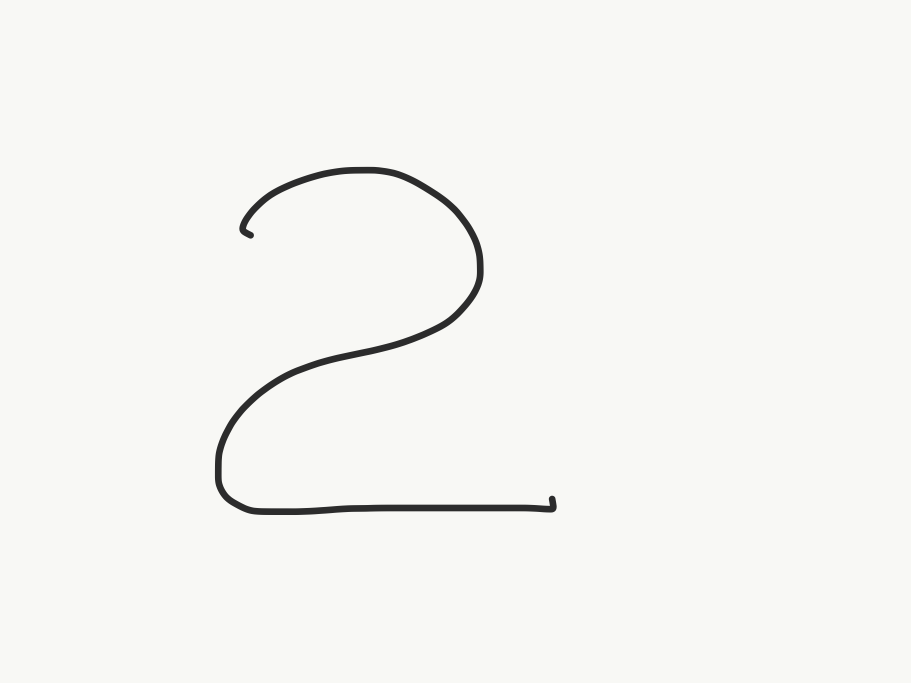
#> input picture my2.png, 2732 x 2048 px (shown at 1/3 size)
$ jupyter execute Untitled10.ipynb
#> lines starting #> are read from the running program, lines starting #| are printed output that depends on the picture
[cell 1]
import matplotlib.pyplot as plt

# 手書きデータを読み込む
from sklearn import datasets
digits = datasets.load_digits()

# 15個連続で出力する
for i in range(15):
    plt.subplot(3, 5, i+1)
    plt.axis("off")
    plt.title(str(digits.target[i]))
    plt.imshow(digits.images[i], cmap="gray")

plt.show()
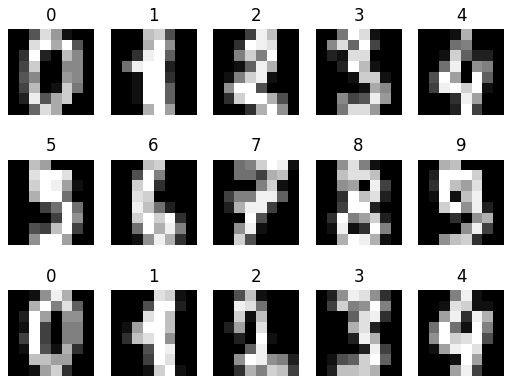
#> figure drawn by matplotlib, 15 panels

[cell 2]
import matplotlib.pyplot as plt

# 手書きデータを読み込む
from sklearn import datasets
digits = datasets.load_digits()

# 15個連続で出力する
for i in range(15):
    plt.subplot(3, 5, i+1)
    plt.axis("off")
    plt.title(str(digits.target[i]))
    plt.imshow(digits.images[i], cmap="gray")

plt.show()

[cell 3]
d0 = digits.images[0]
plt.imshow(d0, cmap="gray")
plt.show()
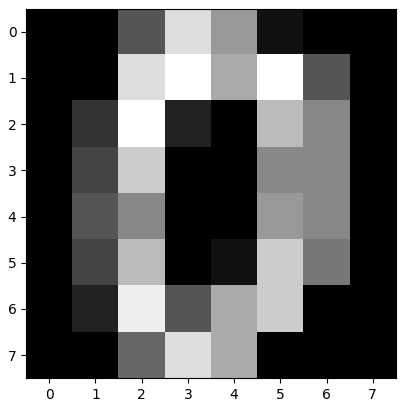
#> figure drawn by matplotlib, 1 panel
print(d0)

[cell 4]
from sklearn.model_selection import train_test_split
from sklearn import datasets, svm, metrics
from sklearn.metrics import accuracy_score

# データを読み込む
digits = datasets.load_digits()
x = digits.images
y = digits.target
x = x.reshape((-1, 64)) #二次元配列を一次元配列に変換

# データを学習用とテスト用に分割する
x_train, x_test, y_train, y_test = train_test_split(x, y, test_size=0.2)

# データを学習
clf = svm.SVC(gamma="scale")
clf.fit(x_train, y_train)

# 予測して制度を確認する
y_pred = clf.predict(x_test)
print(accuracy_score(y_test, y_pred))

[cell 5]
# 学習済みデータを保存
import pickle
with open("digits.pkl", "wb") as fp:
    pickle.dump(clf, fp)

[cell 6]
# 学習済みデータを読み込み
import pickle
with open("digits.pkl", "rb") as fp:
    clf = pickle.load(fp)

[cell 7]
import cv2
import pickle

def predict_digit(filename):
    # 学習済みデータを読み込む
#> called with filename = 'my2.png'
    with open("digits.pkl", "rb") as fp:
        clf = pickle.load(fp)
    # 自前の手書き画像ファイルを読み込む
    my_img = cv2.imread(filename)
#> my_img is the input picture: shape (2048, 2732, 3); mean B, G, R 242.7, 245.7, 245.7
    # 画像データを学習データに合わせる
    my_img = cv2.cvtColor(my_img, cv2.COLOR_BGR2GRAY)
#> my_img: shape (2048, 2732)
    my_img = cv2.resize(my_img, (8, 8))
    my_img = 15 - my_img // 16 #白黒反転させる
    # 2次元を1次元に変換
    my_img = my_img.reshape((-1, 64))
    # データを予測する
    res = clf.predict(my_img)
#> res = [4]
    return res[0]

# 画像ファイルを指定して実行
n = predict_digit("my2.png")
#> n = 4
print("my2.png = " + str(n))
#| my2.png = 4
n = predict_digit("my4.png")
#> call 2 of predict_digit, with filename = 'my4.png'
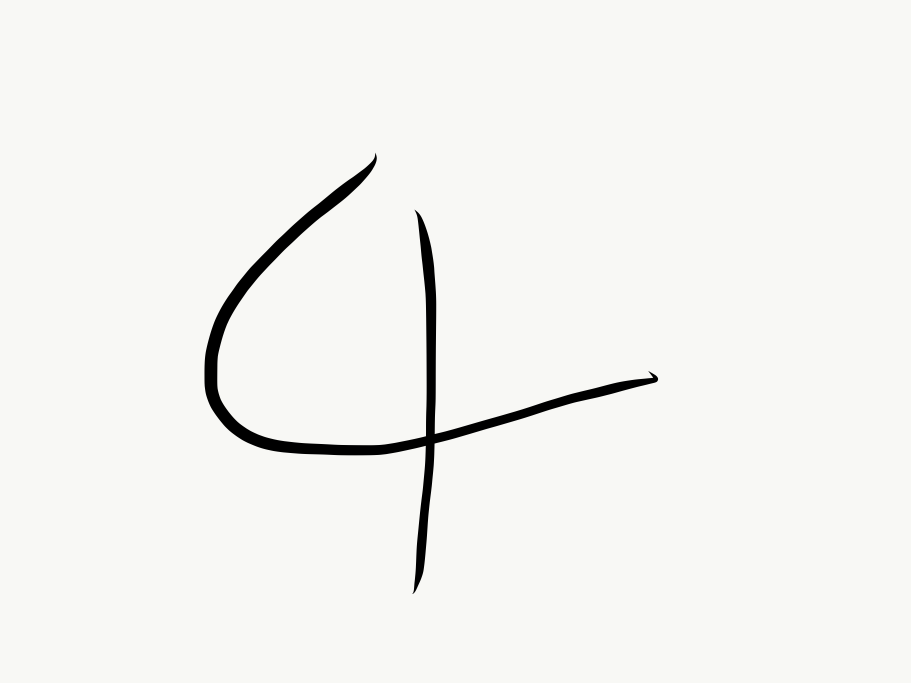
#> input picture my4.png, 2732 x 2048 px (shown at 1/3 size)
#> in predict_digit, my_img is the input picture: shape (2048, 2732, 3); mean B, G, R 240.4, 243.4, 243.4
print("my4.png = " + str(n))
#| my4.png = 4
n = predict_digit("my9.png")
#> call 3 of predict_digit, with filename = 'my9.png'
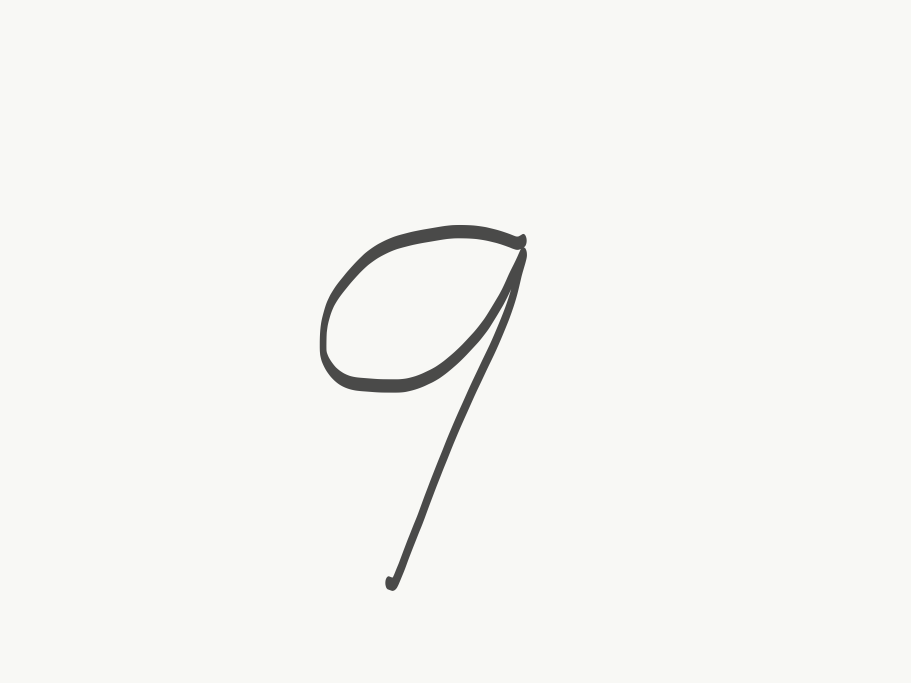
#> input picture my9.png, 2732 x 2048 px (shown at 1/3 size)
#> in predict_digit, my_img is the input picture: shape (2048, 2732, 3); mean B, G, R 242.5, 245.5, 245.5
print("my9.png = " + str(n))
#| my9.png = 4
